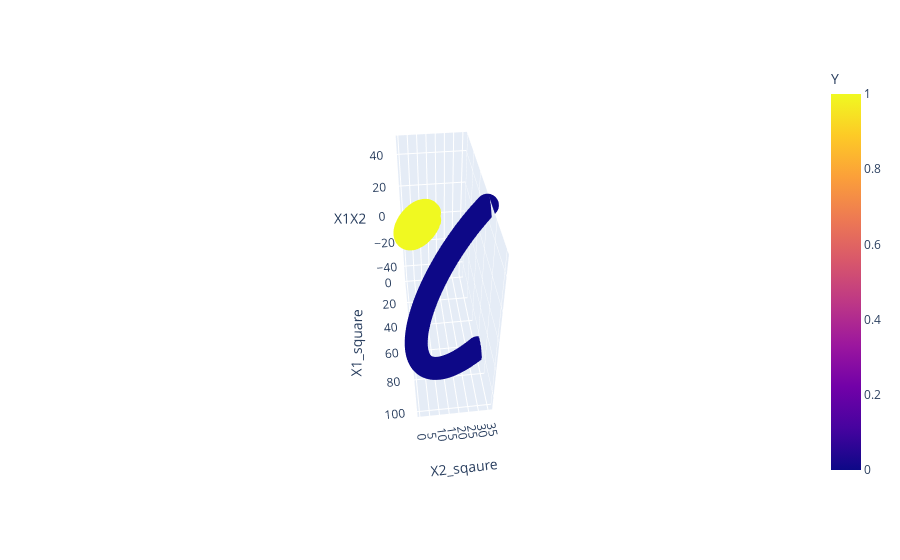

Notebook code cell kept with this figure:
### Code cell
import plotly.express as px
fig = px.scatter_3d(df , x = 'X1_square',y = 'X2_sqaure' , z = 'X1X2' , color="Y")
fig.show()

### Figure 1 — Plotly figure (JSON) as saved in the notebook; plotly's stock layout.template omitted (floating-point values rounded to 4 significant figures; data arrays with more than 128 entries replaced by an {"elided": "..."} marker saying what was removed)
{"data": [{"hovertemplate": "X1_square=%{x}<br>X2_sqaure=%{y}<br>X1X2=%{z}<br>Y=%{marker.color}<extra></extra>", "legendgroup": "", "marker": {"color": {"elided": "332 int values"}, "coloraxis": "coloraxis", "symbol": "circle"}, "mode": "markers", "name": "", "scene": "scene", "showlegend": false, "type": "scatter3d", "x": {"elided": "332 float values"}, "y": {"elided": "332 float values"}, "z": {"elided": "332 float values"}}], "layout": {"autosize": true, "coloraxis": {"colorbar": {"title": {"text": "Y"}}, "colorscale": [[0, "#0d0887"], [0.1111, "#46039f"], [0.2222, "#7201a8"], [0.3333, "#9c179e"], [0.4444, "#bd3786"], [0.5556, "#d8576b"], [0.6667, "#ed7953"], [0.7778, "#fb9f3a"], [0.8889, "#fdca26"], [1, "#f0f921"]]}, "legend": {"tracegroupgap": 0}, "margin": {"t": 60}, "scene": {"aspectmode": "auto", "aspectratio": {"x": 1.42, "y": 0.5138, "z": 1.37}, "camera": {"center": {"x": 0, "y": 0, "z": 0}, "eye": {"x": 2.676, "y": -0.3146, "z": 2.321}, "projection": {"type": "perspective"}, "up": {"x": 0, "y": 0, "z": 1}}, "domain": {"x": [0, 1], "y": [0, 1]}, "xaxis": {"title": {"text": "X1_square"}, "type": "linear"}, "yaxis": {"title": {"text": "X2_sqaure"}, "type": "linear"}, "zaxis": {"title": {"text": "X1X2"}, "type": "linear"}}}}
